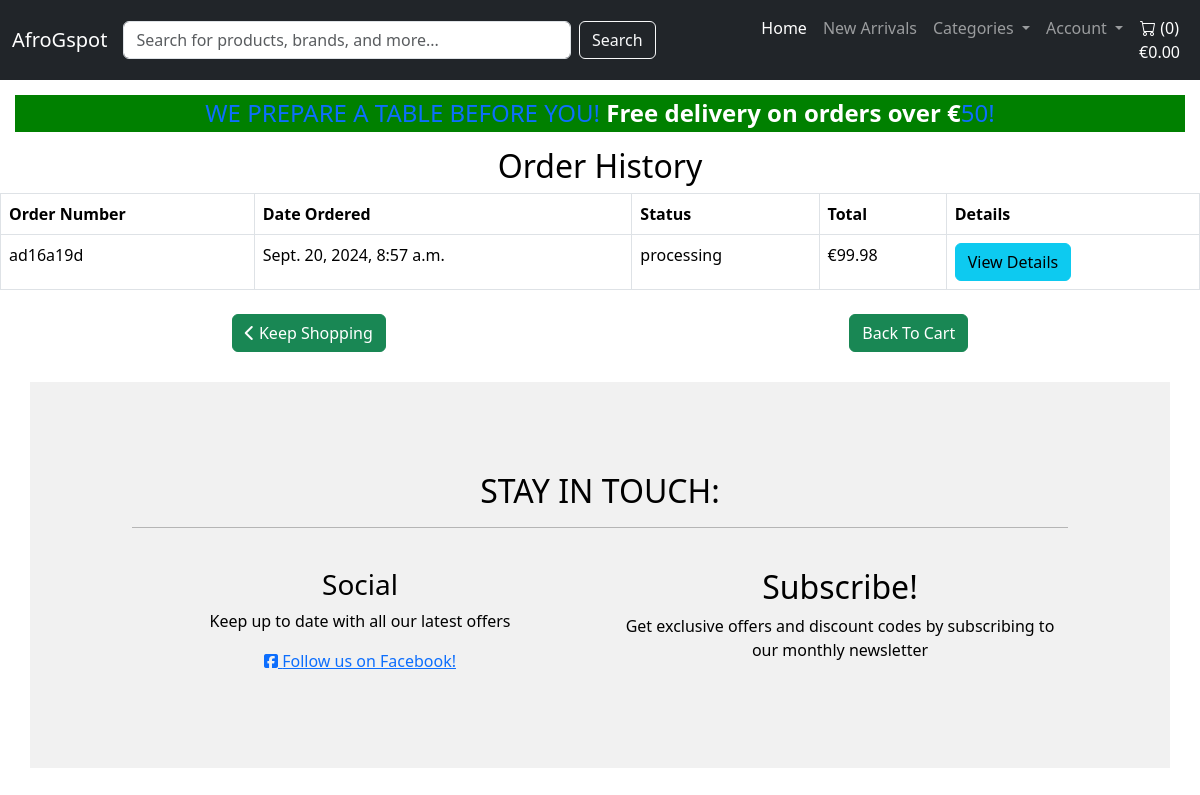
/checkout/order-history/ (signed in), run on an earlier commit of the app's database.
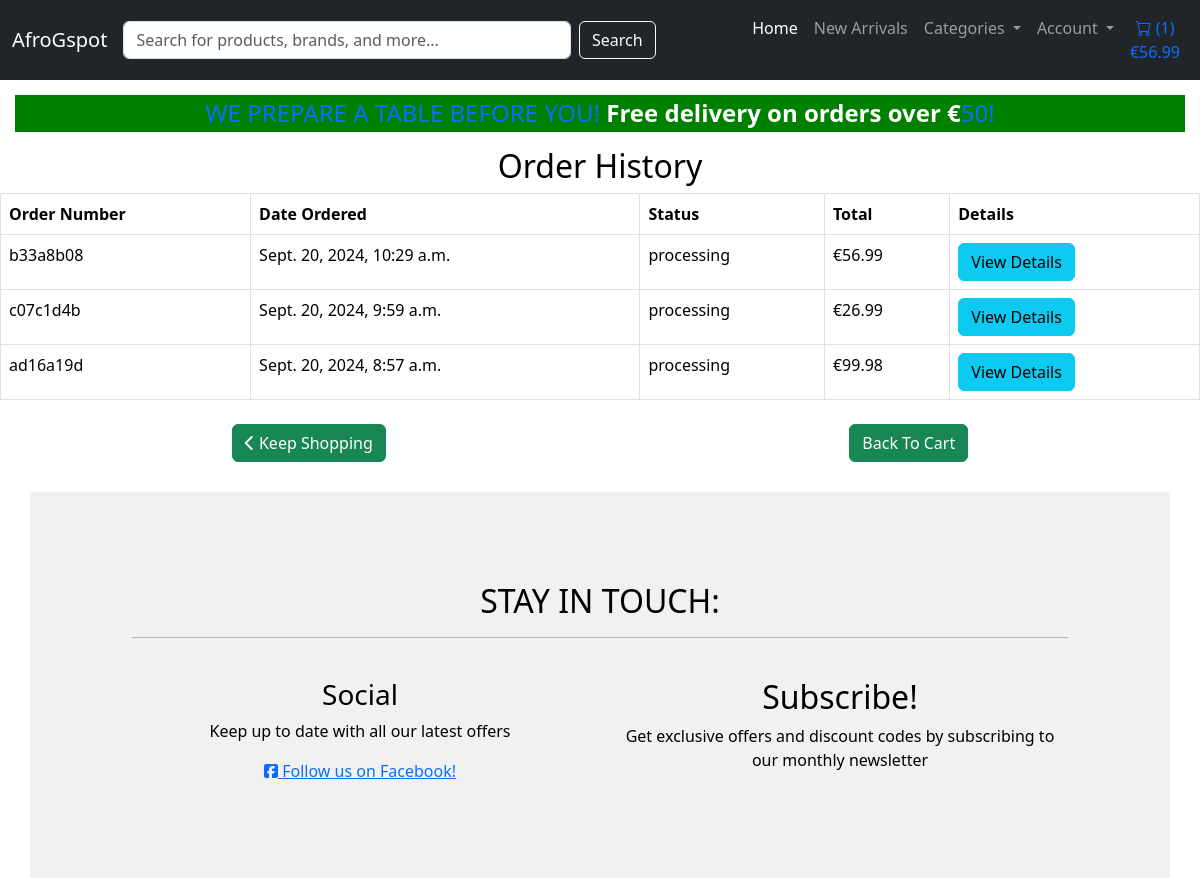
And on a later commit of the database.
### checkout/models.py (models this page shows, shortened)
class Order(models.Model):
    user = models.ForeignKey(settings.AUTH_USER_MODEL, on_delete=models.SET_NULL, null=True, blank=True)
    profile = models.ForeignKey('profiles.Profile', on_delete=models.SET_NULL, null=True, blank=True, related_name='orders')
    full_name = models.CharField(max_length=100)
    email = models.EmailField()
    phone_number = models.CharField(max_length=15)
    address_line_1 = models.CharField(max_length=255)
    address_line_2 = models.CharField(max_length=255, blank=True, null=True)
    city = models.CharField(max_length=100)
    postal_code = models.CharField(max_length=20, blank=True, null=True)
    country = models.CharField(max_length=50, blank=False, null=False)
    date_ordered = models.DateTimeField(auto_now_add=True)
    order_total = models.DecimalField(max_digits=10, decimal_places=2, default=0.00)
    delivery_cost = models.DecimalField(max_digits=6, decimal_places=2, default=7.00)
    grand_total = models.DecimalField(max_digits=10, decimal_places=2, default=0.00)
    stripe_payment_intent = models.CharField(max_length=200, null=True, blank=True) # Stores Stripe payment intent ID
    order_number = models.CharField(max_length=8, default=generate_short_order_number, null=False, editable=False, unique=True)
    payment_status = models.CharField(max_length=10, choices=[
        ('pending', 'Pending'),
        ('completed', 'Completed'),
        ('failed', 'Failed'),
        ('refunded', 'Refunded')], default='pending')
    order_status = models.CharField(max_length=12, choices=[
        ('processing', 'Processing'),
        ('shipped', 'Shipped'),
        ('delivered', 'Delivered'),
        ('cancelled', 'Cancelled')], default='processing')

### checkout/views.py (the view)
# urls.py: path('order-history/', views.order_history, name='order_history'),
@login_required
def order_history(request):
    orders = Order.objects.filter(user=request.user).order_by('-date_ordered')
    context = {
        'orders': orders,
    }
    return render(request, 'checkout/order_history.html', context)

### checkout/templates/checkout/order_history.html
{% extends 'base.html' %}
{% block content %}
<h2 class="text-center">Order History</h2>
{% if orders %}
<table class="table table-bordered">
    <thead>
        <tr>
            <th>Order Number</th>
            <th>Date Ordered</th>
            <th>Status</th>
            <th>Total</th>
            <th>Details</th>
        </tr>
    </thead>
    <tbody>
        {% for order in orders %}
        <tr>
            <td>{{ order.order_number }}</td>
            <td>{{ order.date_ordered }}</td>
            <td>{{ order.order_status }}</td>
            <td>€{{ order.grand_total }}</td>
            <td>
                <a href="{% url 'order_detail' order.id %}" class="btn btn-info">View Details</a>
            </td>
        </tr>
        {% endfor %}
    </tbody>
</table>
{% else %}
<p class="text-center">You have no past orders.</p>
{% endif %}
<div class="d-flex justify-content-around align-items-center mt-4">
    <a class="btn btn-success" href="{% url 'product_list' %}">
        <i class="fas fa-chevron-left"></i> Keep Shopping
    </a>
    <a class="btn btn-success" href="{% url 'cart_detail' %}">Back To Cart</a>
</div>
{% endblock %}

What changed in the data, as far as the page shows it:
added Order: order_number "b33a8b08", date_ordered "Sept. 20, 2024, 10:29 a.m.", order_status "processing", grand_total "56.99"
added Order: order_number "c07c1d4b", date_ordered "Sept. 20, 2024, 9:59 a.m.", order_status "processing", grand_total "26.99"
Also different on the page:
{{ product_count }}: "0" → "1"
{{ grand_total|floatformat:2 }}: (not shown) → "56.99"
text no longer shown: "€0.00"
